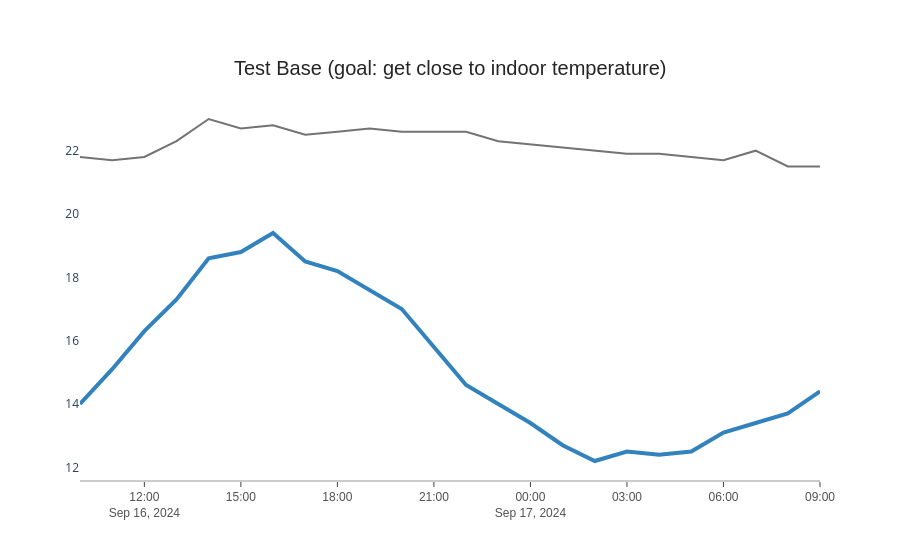

This figure's notebook cell:
### Code cell
# Data to numpy array
x_data = test["ts"].values
y_data2 = test['Temperature_indoor'].values
y_data = test["Temperature_API"].values

# Define the figure with the data
fig = go.Figure()

fig.add_trace(go.Scatter(x=x_data, y=y_data, mode='lines',
    name='Forecast Temperature',
    line=dict(color= 'rgb(49,130,189)', width=4),
    connectgaps=True))

fig.add_trace(go.Scatter(x=x_data, y=y_data2, mode='lines',
        name='Indoor Temperature (real)',
        line=dict(color= 'rgb(115,115,115)', width=2),
        connectgaps=True))

# Define general layout
fig.update_layout(
    xaxis=dict(showline=True, showgrid=False, showticklabels=True, linecolor='rgb(204, 204, 204)', linewidth=2, ticks='outside', tickfont=dict(family='Arial', size=12, color='rgb(82, 82, 82)')),
    yaxis=dict(showgrid=False, zeroline=False, showline=False, showticklabels=True),
    autosize=True,
    showlegend=False,
    plot_bgcolor='white')

# Add and define title and other annotations
annotations = []
# Title
annotations.append(dict(xref='paper', yref='paper', x=0.5, y=1.05,xanchor='center', yanchor='bottom', text='Test Base (goal: get close to indoor temperature)', font=dict(family='Arial',size=20, color='rgb(37,37,37)'), showarrow=False))
# Source
annotations.append(dict(xref='paper', yref='paper', x=0.5, y=-0.25,xanchor='center', yanchor='top', text='Source: OpenWeather.api', font=dict(family='Arial',size=12,color='rgb(150,150,150)'), showarrow=False))
fig.update_layout(annotations=annotations)

### Figure 1 — Plotly figure (JSON) as saved in the notebook; plotly's stock layout.template omitted (floating-point values rounded to 4 significant figures)
{"data": [{"connectgaps": true, "line": {"color": "rgb(49,130,189)", "width": 4}, "mode": "lines", "name": "Forecast Temperature", "type": "scatter", "x": ["2024-09-16 10:00:00", "2024-09-16 11:00:00", "2024-09-16 12:00:00", "2024-09-16 13:00:00", "2024-09-16 14:00:00", "2024-09-16 15:00:00", "2024-09-16 16:00:00", "2024-09-16 17:00:00", "2024-09-16 18:00:00", "2024-09-16 19:00:00", "2024-09-16 20:00:00", "2024-09-16 21:00:00", "2024-09-16 22:00:00", "2024-09-16 23:00:00", "2024-09-17 00:00:00", "2024-09-17 01:00:00", "2024-09-17 02:00:00", "2024-09-17 03:00:00", "2024-09-17 04:00:00", "2024-09-17 05:00:00", "2024-09-17 06:00:00", "2024-09-17 07:00:00", "2024-09-17 08:00:00", "2024-09-17 09:00:00"], "y": [14, 15.1, 16.3, 17.3, 18.6, 18.8, 19.4, 18.5, 18.2, 17.6, 17, 15.8, 14.6, 14, 13.4, 12.7, 12.2, 12.5, 12.4, 12.5, 13.1, 13.4, 13.7, 14.4]}, {"connectgaps": true, "line": {"color": "rgb(115,115,115)", "width": 2}, "mode": "lines", "name": "Indoor Temperature (real)", "type": "scatter", "x": ["2024-09-16 10:00:00", "2024-09-16 11:00:00", "2024-09-16 12:00:00", "2024-09-16 13:00:00", "2024-09-16 14:00:00", "2024-09-16 15:00:00", "2024-09-16 16:00:00", "2024-09-16 17:00:00", "2024-09-16 18:00:00", "2024-09-16 19:00:00", "2024-09-16 20:00:00", "2024-09-16 21:00:00", "2024-09-16 22:00:00", "2024-09-16 23:00:00", "2024-09-17 00:00:00", "2024-09-17 01:00:00", "2024-09-17 02:00:00", "2024-09-17 03:00:00", "2024-09-17 04:00:00", "2024-09-17 05:00:00", "2024-09-17 06:00:00", "2024-09-17 07:00:00", "2024-09-17 08:00:00", "2024-09-17 09:00:00"], "y": [21.8, 21.7, 21.8, 22.3, 23, 22.7, 22.8, 22.5, 22.6, 22.7, 22.6, 22.6, 22.6, 22.3, 22.2, 22.1, 22, 21.9, 21.9, 21.8, 21.7, 22, 21.5, 21.5]}], "layout": {"annotations": [{"font": {"color": "rgb(37,37,37)", "family": "Arial", "size": 20}, "showarrow": false, "text": "Test Base (goal: get close to indoor temperature)", "x": 0.5, "xanchor": "center", "xref": "paper", "y": 1.05, "yanchor": "bottom", "yref": "paper"}, {"font": {"color": "rgb(150,150,150)", "family": "Arial", "size": 12}, "showarrow": false, "text": "Source: OpenWeather.api", "x": 0.5, "xanchor": "center", "xref": "paper", "y": -0.25, "yanchor": "top", "yref": "paper"}], "autosize": true, "plot_bgcolor": "white", "showlegend": false, "xaxis": {"autorange": true, "linecolor": "rgb(204, 204, 204)", "linewidth": 2, "range": ["2024-09-16 10:00", "2024-09-17 09:00"], "showgrid": false, "showline": true, "showticklabels": true, "tickfont": {"color": "rgb(82, 82, 82)", "family": "Arial", "size": 12}, "ticks": "outside", "type": "date"}, "yaxis": {"autorange": true, "range": [11.6, 23.6], "showgrid": false, "showline": false, "showticklabels": true, "type": "linear", "zeroline": false}}}
